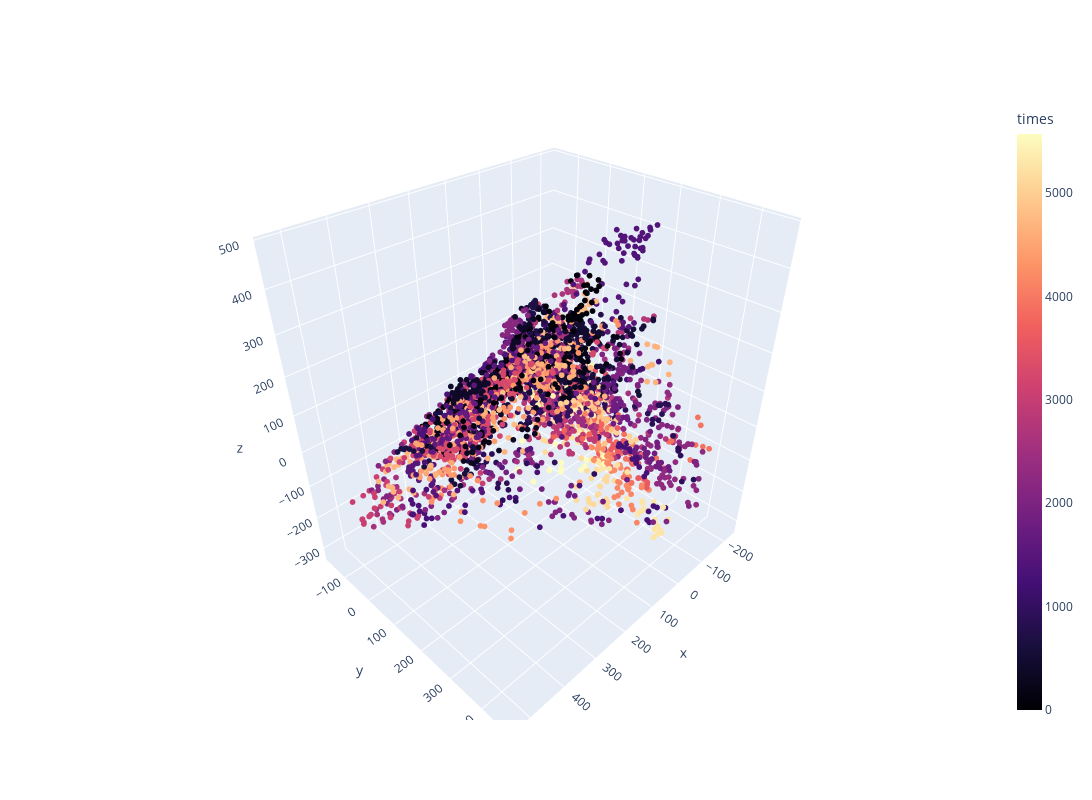

Notebook cell for this chart:
### Code cell
v = visualize.Visualize()
times = np.arange(X_pca.shape[0])
fig = v.plot_scatter_3d( 
               X_pca[:,:3], 
               times, 
                'times',
    'magma',
               1,1
              )
fig.show()

### Figure 1 — Plotly figure (JSON) as saved in the notebook; plotly's stock layout.template omitted (floating-point values rounded to 4 significant figures; data arrays with more than 128 entries replaced by an {"elided": "..."} marker saying what was removed)
{"data": [{"marker": {"color": {"elided": "5574 int values"}, "colorbar": {"outlinewidth": 0, "thickness": 25, "title": {"text": "times"}}, "colorscale": [[0, "#000004"], [0.1111, "#180f3d"], [0.2222, "#440f76"], [0.3333, "#721f81"], [0.4444, "#9e2f7f"], [0.5556, "#cd4071"], [0.6667, "#f1605d"], [0.7778, "#fd9668"], [0.8889, "#feca8d"], [1, "#fcfdbf"]], "opacity": 1, "size": 2}, "mode": "markers", "scene": "scene", "type": "scatter3d", "x": {"elided": "5574 float values"}, "y": {"elided": "5574 float values"}, "z": {"elided": "5574 float values"}}], "layout": {"coloraxis": {"colorbar": {"title": {"text": "times"}}}, "height": 800, "scene": {"domain": {"x": [0, 1], "y": [0, 1]}}, "width": 1400}}
